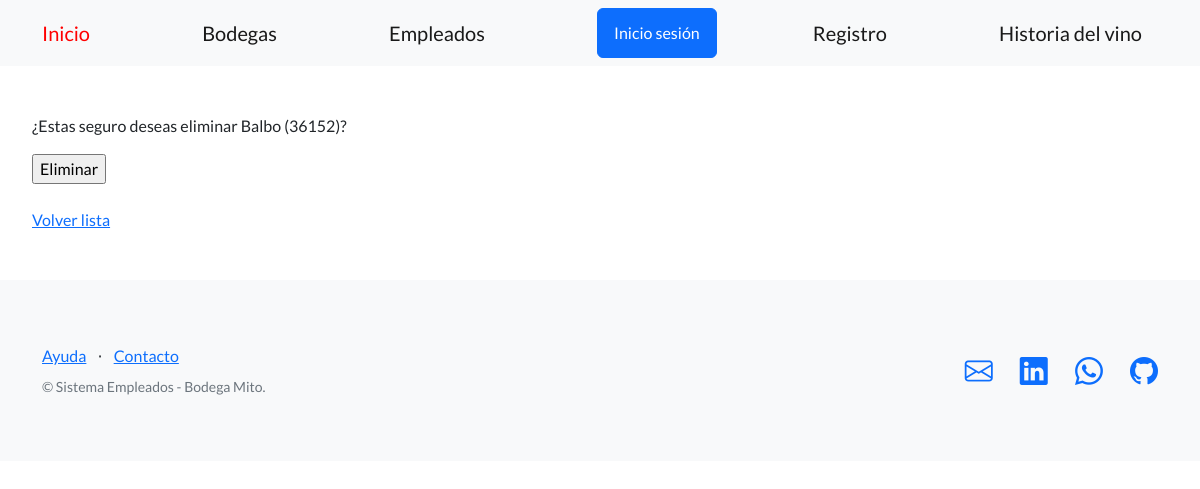
The page /empleados/eliminar-bodegas/2 on the database as committed earlier.
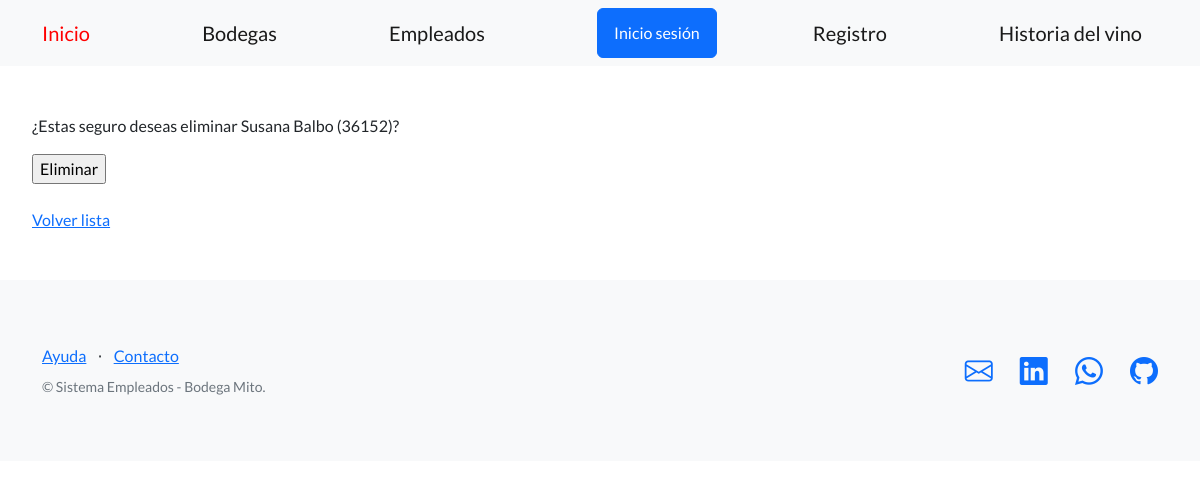
The same page on the database as committed later.
### control_empleados/models.py (models this page shows)
class Bodega(models.Model):
    nombre = models.CharField(max_length=64)
    codigo = models.IntegerField()
    def __str__(self):
        return f"{self.nombre} ({self.codigo})"

### control_empleados/views.py (the view)
# urls.py: path('eliminar-bodegas/<int:pk>', BodegaDeleteView.as_view(), name='eliminar_bodegas'),
class BodegaDeleteView(DeleteView):
    model = Bodega
    success_url = reverse_lazy('listar_bodegas')

### control_empleados/templates/control_empleados/bodega_confirm_delete.html (shortened to what this page needs)
{% extends "base.html" %}
{% block contenido %}
<form method="post">
 <p>¿Estas seguro deseas eliminar {{object}}?</p>
 <input type="submit" value="Eliminar" />
</form>
<br>
<a href="{% url 'listar_bodegas' %}">Volver lista</a>
{% endblock contenido %}

Rows that differ between the two databases and show on the page:
changed Bodega: nombre+codigo "Balbo (36152)" → "Susana Balbo (36152)"
